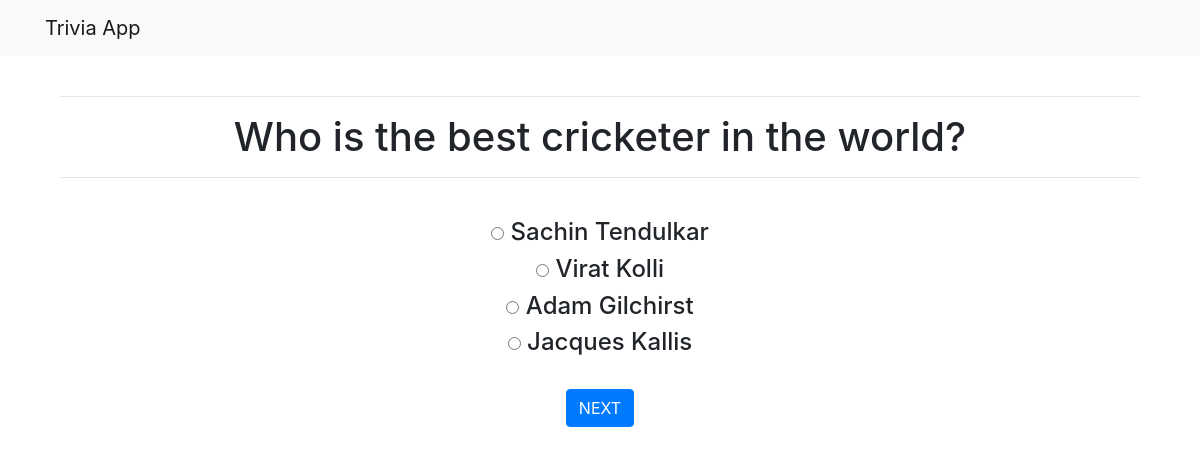
Screenshot of /question/1/ with the database file from the repository.
### triviaapp/models.py (models this page shows, shortened)
class Trivia(models.Model):
    STATUS_CHOICES = (
        (1, "Single"),
        (2, "Multiple")
    )
    question = models.CharField(max_length = 250)
    type = models.IntegerField(choices=STATUS_CHOICES, default=1)
    options= models.ManyToManyField('Option',related_name='trivia_options')
    correctanswer = models.ManyToManyField('Option',related_name='trivia_answer', blank=True)

class Option(models.Model):
    label = models.CharField(max_length=150)
    def __str__(self):
        return self.label

### triviaapp/views.py (the view, shortened to what this page needs)
# urls.py: re_path('question/(?P<pk>\d+)/$',views.question,name='question'),
def question(request,pk=None):
    last_trivia=Trivia.objects.last()
    if pk:
        trivia = Trivia.objects.get(pk=pk)
    else:
        trivia = Trivia.objects.first()
    return render(request,'triviaapp/question.html', {'trivia': trivia,'last_id':last_trivia.id, "pk": 2})

### triviaapp/templates/triviaapp/question.html (shortened to what this page needs)
{% extends 'triviaapp/base.html' %}
{% block content %}
<div class="">
{% if last_id == trivia.id %}
    <form  action="{% url 'summary'  %}"   method="POST">
{% else %}
<form  action="{% url 'question' pk=pk  %}"   method="POST">
  {% endif %}
<div class="container  text-center">
  <br>
  <hr>
  <h1 class="text-center">{{trivia.question}}</h1>
  <hr>
  <br>
  {% if trivia.type == 1 %}
    {% for option in trivia.options.all %}
      <h4> <input type="radio" name="option" id ="{{ option.id }}" value="{{option.id}}"> {{option}}</h4>
    {% endfor %}
    {% else %}
      {% for option in trivia.options.all %}
        <h4> <input type="checkbox" name="option" id="option_{{option.id}}" value="{{option.id}}">{{option}}</h4>
      {% endfor %}
    {% endif %}
</div>
  <br>
    {% if last_id == trivia.id %}
  <input type="submit" class="button btn btn-primary" name="Finish" value="Finish">
{% else %}
<input type="submit" class="button btn btn-primary" name="NEXT" value="NEXT">
  {% endif %}
  </form>
</div>
<br>
{% endblock %}

### rows the page displays
Trivia: question "Who is the best cricketer in the world?"
Option: label "Sachin Tendulkar"
Option: label "Virat Kolli"
Option: label "Adam Gilchirst"
Option: label "Jacques Kallis"
